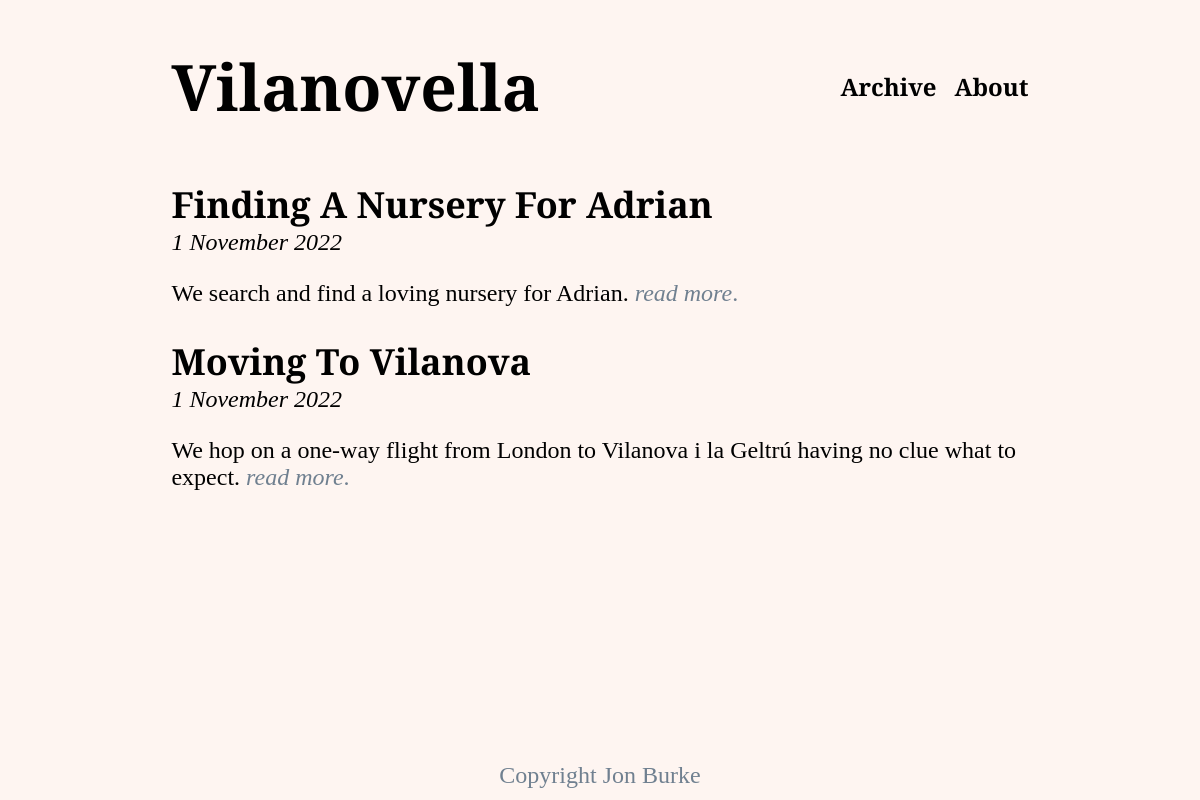
Before: /archive/ with the older database file.
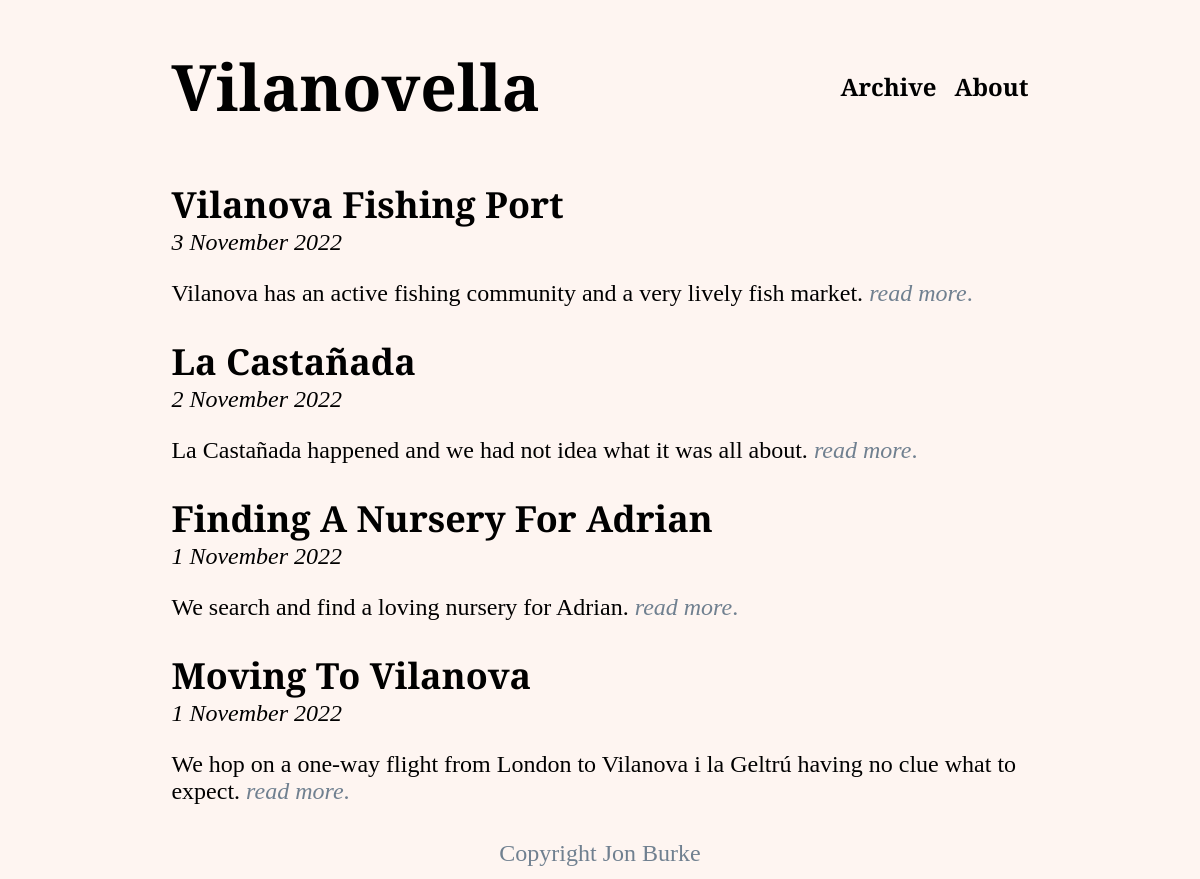
After: the same page with the newer database file.
### archive/models.py (models this page shows, shortened)
class Post(models.Model):
    created = models.DateTimeField(auto_now_add=True)
    last_modified = models.DateTimeField(auto_now = True)
    title = models.CharField(max_length=200)
    author = models.ForeignKey('auth.User', on_delete=models.CASCADE)
    body = RichTextField(blank=True, null=True)
    hero_image = models.URLField(blank=True, null=True)
    preheader = models.TextField()

### archive/views.py (the view)
# urls.py: path('', PostListView.as_view(), name="archive"),
class PostListView(ListView):
    model = Post
    template_name = 'archive.html'
    def get_context_data(self, **kwargs):
        context = super().get_context_data(**kwargs)
        context['newest_post_first'] = Post.objects.all().order_by('-created')
        return context

### templates/archive.html
{% extends 'base.html' %}
{% block content %}
    {% for post in newest_post_first %}
        <div class="post-entry">
            <h2 class="post-title">
                <a href="{% url 'post_detail' post.id %}">{{ post.title }}</a>
            </h2>
            <p class="post-datetime">
                <i>{{post.created | date:"j F Y"}}</i>
            </p>
            <p>
                {{ post.preheader }} <a href="{% url 'post_detail' post.id %}"><i>read more</i>.</a>
            </p>
        </div>
    {% endfor %}
{% endblock content %}

### templates/base.html (shortened to what this page needs)
{% load static %}
<!DOCTYPE html>
<html>
    <head>
        <link rel="stylesheet" href="{% static 'css/base.css' %}">
    </head>
    <body>
        <header>
            <h1 class="home">
                <a href="{% url 'home' %}">Vilanovella</a>
            </h1>
            <span class="menubar">
                <a href="{% url 'archive' %}">Archive</a>
                <a href="{% url 'about' %}">About</a>
            </span>
        </header>
        <div class="post-area">
            {% block content %}
            {% endblock content %}
        </div>
        <footer>
            Copyright Jon Burke
        </footer>
    </body>
</html>

### static/css/base.css (style rules this page uses)
body { display: grid; grid-template-columns: 1fr 4fr 1fr 1fr; grid-template-rows: 150px 1fr 50px; min-height: 100vh; font-size: 1.5rem; font-family: 'Cormorant Garamond', serif !important; font-weight: 400; color: black; background-color: #fef5f1; margin: 0; }
header { display: grid; grid-column-start: 2; grid-column-end: 4; }
.post-area { grid-column-start: 2; grid-row-start: 2; grid-column-end: 4; }
footer { grid-column-start: 1; grid-row-start: 3; grid-column-end: 5; margin: auto; color: #708090; }
.home { grid-column-start: 1; grid-column-end: 3; align-self: center; text-align: left; font-size: 4rem; }
.menubar { grid-column-start: 3; grid-column-end: 4; align-self: center; text-align: right; font-size: 1.5rem; }
.menubar>a { color: #000000; font-weight: 700; }
a { color: #708090; text-decoration: none; }
h1 a { color: #000000; text-decoration: none; }
h2 a { color: #000000; text-decoration: none; }
.post-title { margin-bottom: 0; }
.post-datetime { margin-top: 0; }

Changed rows visible on the page:
added Post: title "Vilanova Fishing Port", created "3 November 2022", preheader "Vilanova has an active fishing community and a very lively fish market."
added Post: title "La Castañada", created "2 November 2022", preheader "La Castañada happened and we had not idea what it was all about."
